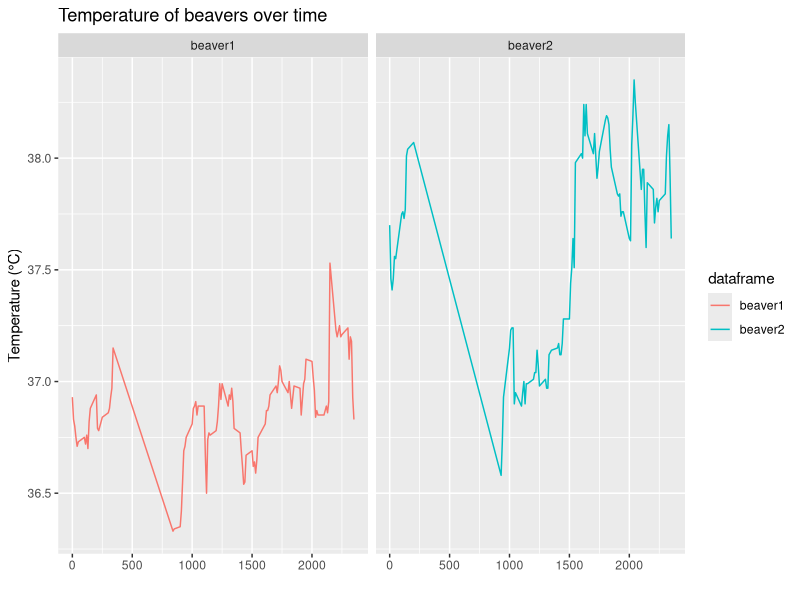

Recreate this plot in R.
## ---- chunk 1
# libs
library(tibble)
library(ggplot2)
## ---- chunk 2

combined_data <- rbind(transform(beaver1, dataframe = "beaver1"), transform(beaver2, dataframe = "beaver2"))

ggplot(combined_data, aes(x = time, y = temp, color = dataframe)) +
  geom_line() +
  labs(title = "Temperature of beavers over time",
       y = "Temperature (°C)",
       x = "") +
  facet_wrap(~ dataframe, scales = "fixed")

## ---- chunk 3
convert.all <- function(amounts, currency = "EUR") {
  exchange_rates <- c(EUR = 1, datasets::euro)
  
  if (!(currency %in% names(exchange_rates))) {
    return(0)
  }
  
  total_in_eur <- 0
  
  for (i in seq_along(amounts)) {
    cur <- names(amounts)[i]
    if (cur %in% names(exchange_rates)) {
      cur_in_eur <- amounts[i] / exchange_rates[cur]
      total_in_eur <- total_in_eur + cur_in_eur
    }
  }

  if (currency == "EUR") {
    total <- as.numeric(total_in_eur)
  } else {
    total <- as.numeric(total_in_eur * exchange_rates[currency])
  }

  return(total)
}

convert.all(c(EUR = 6.5))
convert.all(c(EUR = 3, ATS = 2))
convert.all(c(EUR = 3, EUR = 2))
convert.all(c(EUR = 3, DEM = 2, SIT = 10000))
convert.all(c(EUR = 3, DEM = 2, SIT = 10000), "EUR")
convert.all(c(EUR = 3, DEM = 2, SIT = 10000), "ESP")
convert.all(c(EUR = 3, DEM = 2, LIRA = 100), "SIT")

